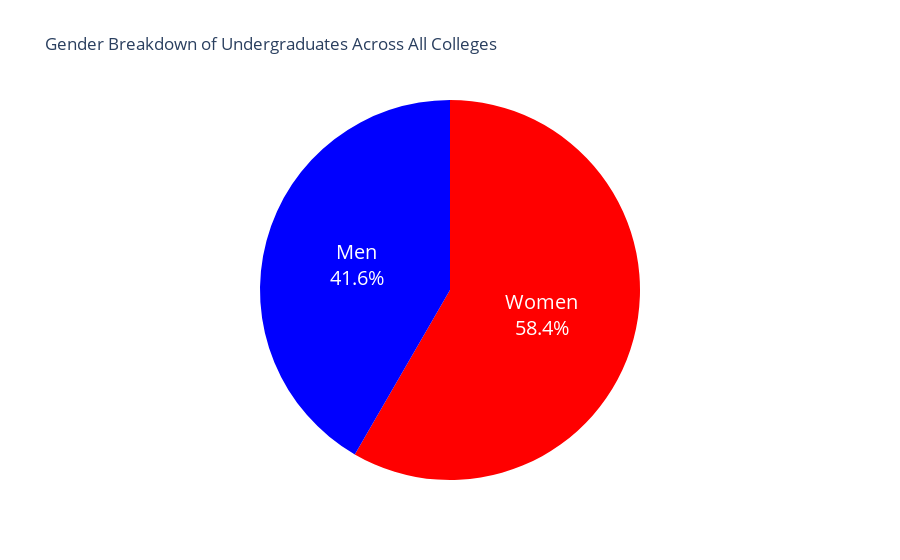

The notebook cell this image was saved under:
### Markdown cell above
This doesn't give much detail, but we do see that most institutions enroll fewer than 20,000 students (perhaps closer to 10,000 or fewer) with only a few spiking near or above 80,000.

### Code cell
#Let's look at the gender and racial breakdowns across all colleges in our dataset

#Dataframes of Enrollment by Gender and Race (for all colleges, Associate's & Above)
df_enroll = df[['INSTNM','UGDS_WHITE','UGDS_BLACK','UGDS_HISP','UGDS_ASIAN','UGDS_AIAN','UGDS_NHPI','UGDS_2MOR','UGDS_NRA','UGDS_UNKN','UGDS_MEN','UGDS_WOMEN']]
df_enroll.columns = ['Institution', 'White %', 'Black %', 'Hispanic %', 'Asian %', 'American Indian %', 'Hawaiian/Pacific Islander %', '2 or More Races %', 'Non-Resident %', 'Unknown Race %', 'Men %', 'Women %']
df_enroll = df_enroll.set_index(['Institution'])
df_enroll = df_enroll.multiply(100)
uggender = df_enroll[['Men %', 'Women %']]
ugrace =  df_enroll[['White %', 'Black %', 'Hispanic %', 'Asian %', 'American Indian %', 'Hawaiian/Pacific Islander %', '2 or More Races %', 'Non-Resident %', 'Unknown Race %']]

#Gender Breakdown (for all colleges, Associate's & Above)
fig = go.Figure(data=[go.Pie(labels=['Women','Men'], values=[uggender['Women %'].mean(),uggender['Men %'].mean()])])
fig.update_layout(barmode='stack',title='Gender Breakdown of Undergraduates Across All Colleges')
fig.update(layout_showlegend=False)
fig.update_traces(hoverinfo='label+percent', textinfo='label + percent', textfont_size=20,
                  marker=dict(colors=['red', 'blue']))
fig.show()

### Figure 1 — Plotly figure (JSON) as saved in the notebook; plotly's stock layout.template omitted (floating-point values rounded to 4 significant figures)
{"data": [{"hoverinfo": "label+percent", "labels": ["Women", "Men"], "marker": {"colors": ["red", "blue"]}, "textfont": {"size": 20}, "textinfo": "label+percent", "type": "pie", "values": [58.21, 41.55]}], "layout": {"barmode": "stack", "showlegend": false, "title": {"text": "Gender Breakdown of Undergraduates Across All Colleges"}}}
